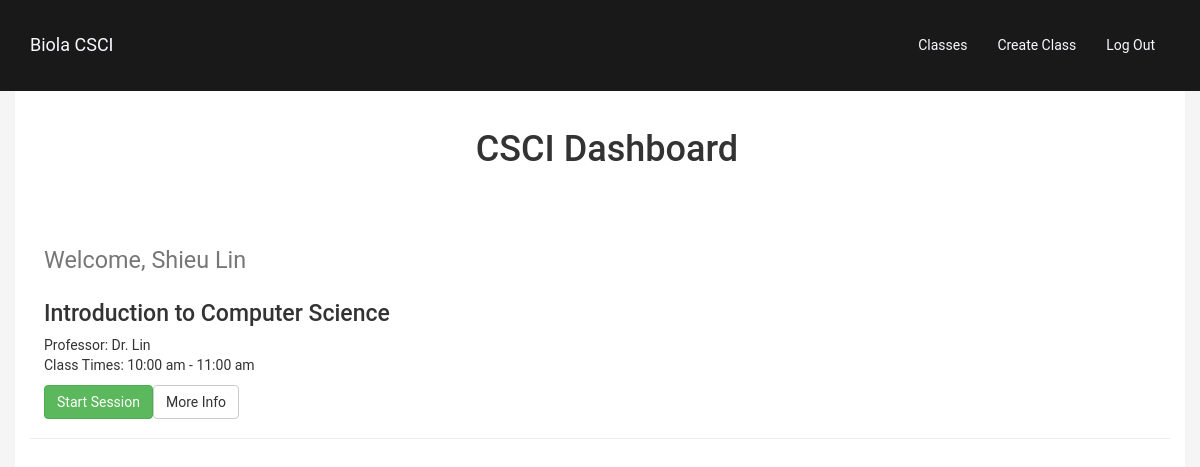
/dashboard.php (signed in), run on an earlier commit of the app's database.
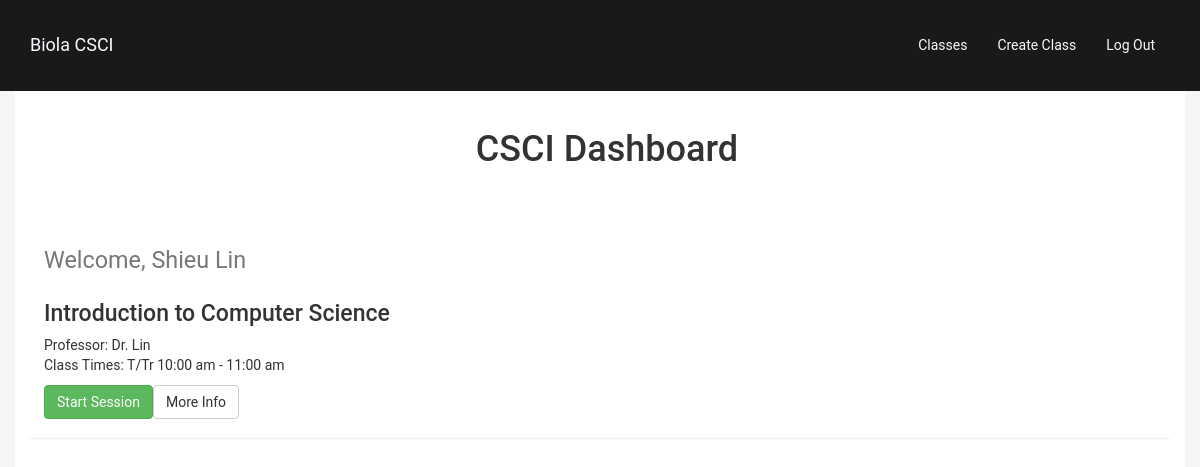
And on a later commit of the database.
### tables this page shows
CREATE TABLE IF NOT EXISTS `class` (
  `classID` INT NOT NULL AUTO_INCREMENT,
  `classCode` VARCHAR(45) NULL,
  `professorEmail` VARCHAR (45) NULL,
  `taEmail` VARCHAR (45) NULL,
  `className` VARCHAR(45) NULL,
  `activeSession` INT DEFAULT '0',
  `syllabusURL` VARCHAR(45) NULL,
  `classTime` VARCHAR(45) NULL,
  `room` VARCHAR(45) NULL,
  `taHours` VARCHAR(45) NULL,
  `instructorHours` VARCHAR(45) NULL,
  `classDescription` MEDIUMTEXT NULL,
  PRIMARY KEY (`classID`));

### resources/library/db.php (called while the page is built)
<?php
class db {
	private static function connect(){
		$config = include('resources/config.php');
		$dbuser = $config['dbuser'];
		$dbpassword = $config['dbpassword'];
		$dbhost = $config['dbhost'];
		$dbport = $config['dbport'];
		$dbname = $config['dbname'];
		try{
			$pdo = new PDO(sprintf('mysql:host=%s;port=%s;dbname=%s;charset=utf8', $dbhost, $dbport, $dbname), $dbuser, $dbpassword);
			$pdo->setAttribute(PDO::ATTR_ERRMODE, PDO::ERRMODE_EXCEPTION);
			return $pdo;
		} catch (PDOException $e){
			print "Error!: " . $e->getMessage() . "<br/>";
    		die();
		}
	}
	public static function query($query, $params = array()){
		$statement = self::connect()->prepare($query);
		$statement->execute($params);
		if (explode(' ', $query)[0] == 'SELECT'){
			$data = $statement->fetchALL();
			return $data;
		}
	}
}
?>

### dashboard.php (the view, shortened to what this page needs)
<?php begin: include_once 'templates/header.php'; include_once 'resources/library/db.php';?>
    <body>
        <div class="page-header" style="padding-left: 1em">
          <h1><center>CSCI Dashboard</center></br></br><small> Welcome, <?php echo $_SESSION['user_fName']; echo " "; echo $_SESSION['user_lName'];?></small></h1>
             <?php
             include_once 'resources/library/db.php';
             $class_id = db::query("SELECT class_classID from user_class where user_email = :user_email", array(':user_email'=>$_SESSION['user_id']));
             for($count = 0; $count < count($class_id); $count++){
                 $classID = print_r($class_id[$count]["class_classID"], true);
                 $result = db::query("SELECT className, syllabusURL, classTime, activeSession, classCode from class where classID = :classID", array(':classID'=>$classID));
                 $className = print_r($result[0]["className"], true);
                 $classTime = print_r($result[0]["classTime"], true);
                 $activeSession = print_r($result[0]["activeSession"], true);
                 $classCode = print_r($result[0]["classCode"], true);
                 echo '<div class="row">';
                 echo     '<div class="col-sm-6 col-md-4">';
                 echo       '<div class="caption">';
                 echo           "<h3 class='dashClassTitle'>$className</h3>";
                 echo               '<p>';
                 echo                   'Professor: Dr. Lin </br>';
                 echo                   "Class Times: $classTime";
                 echo               '</p>';
                 if($_SESSION['user_perm'] < 2){
                     if($activeSession == 1){
                         echo '<p><a data-toggle="modal" data-target="#myModal" class="btn btn-success" role="button">Join Session</a>';
                     } else {
                         echo '<p><a href="#" class="btn btn-danger" role="button">No Session</a>';
                     }
                 } else {
                     if($activeSession == 1){
                         echo '<p><a href="';
                         echo $sessionURL;
                         echo '" class="btn btn-warning" role="button">Join Session</a>';
                     } else {
                         echo '<p><a href="/classroom.php" class="btn btn-success" role="button">Start Session</a>';
                     }
                 }
                 echo        '<a href="';
                 echo        $classCode . '.php';
                 echo        '" class="btn btn-default" role="button">More Info</a></p>';
                 echo   '</div>';
                 echo '</div>';
             }
              ?>
               </div>
        </div>
<?php include "templates/footer.php"; ?>

### templates/header.php (shortened to what this page needs)
<head>
    <link href="/css/bootstrap.min.css" rel="stylesheet">
    <link href="/css/style.css" rel="stylesheet">
</head>
<body id="page-top" data-spy="scroll" data-target=".navbar-fixed-top">
    <nav class="navbar navbar-fixed-top" role="navigation">
        <div class="container">
            <div class="navbar-header page-scroll">
                <a class="navbar-brand page-scroll" href="/index.php">Biola CSCI</a>
            </div>
            <div class="collapse navbar-collapse navbar-ex1-collapse">
                <ul class="nav navbar-nav">
                    <li class="nav-item dropdown">
                        <a href="#" id="navbarDropdownMenuLink" data-toggle="dropdown" aria-haspopup="true" aria-expanded="false">Classes</a>
                            <?php
                                include_once 'resources/library/db.php';
                            ?>
                    </li>
                    <?php
                    if($_SESSION['user_perm'] > "2"){
                        echo '<li class="nav-item">';
                        echo '<a href="/ClassForm.php">Create Class</a>';
                        echo '</li>';
                    }
                    ?>
                    <li class="nav-item">
                        <a href="/logout.php">Log Out</a>
                    </li>
                </ul>
            </div>
        </div>
    </nav>
    <div class="container page-content">

### templates/footer.php (shortened to what this page needs)
</body>
</html>

### css/style.css (style rules this page uses)
a { color: var(--main-color); }
body { font-family: 'Roboto', sans-serif; background-color: whitesmoke; }
.container.page-content { background-color: white; min-height: 100%; }
.container.page-content { padding-top: 50px; }
@media (min-width:768px) { .container.page-content { padding-top: 90px; } }
.navbar { background-color: #191919; }
.navbar .navbar-brand, .navbar .navbar-nav>li>a { color:ghostwhite; }
.navbar-fixed-top .navbar-collapse { max-height: 100%; }
@media (min-width:767px) { .navbar { padding: 0px; } }
@media (min-width:767px) { .nav.navbar-nav { float: right; } }
@media (min-width:767px) { .navbar-nav>li>a, .navbar-brand { padding-top: 35px; padding-bottom: 35px; -webkit-transition: background .5s ease-in-out,padding .5s ease-in-out; -moz-transition: background .5s ease-in-out,padding .5s ease-in-out; transition: background .5s ease-in-out,padding .5s ease-in-out; } }
.dashClassTitle { font-size: 30px; line-height: 30px; display: inline-block; }

What changed in the data, as far as the page shows it:
changed class "Introduction to Computer Science": classTime "10:00 am - 11:00 am" → "T/Tr 10:00 am - 11:00 am"
